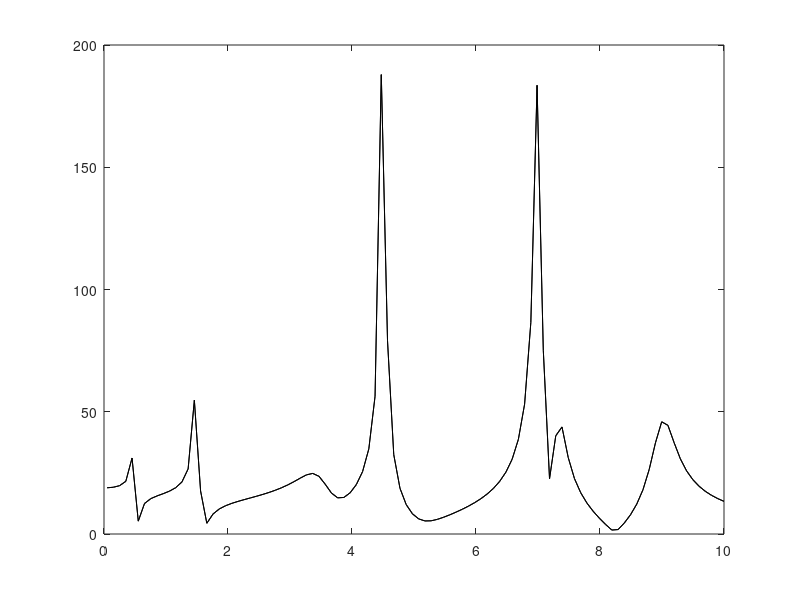

The MATLAB source for this figure: (Note: this script raises an error after producing the figure.)
%% Fitting an artificial frequency response
%  Mario Berljafa \and Stefan Guettel
%
%  February 2015
%
%  Tags: RKFIT, rational approximation

%% Introduction
% This is an example of RKFIT being used for approximating an artifically
% created frequency response function $f(z)$ and finding its poles.
% RKFIT is described in [2, 3] and this code reproduces the example
% from [2, Section 5.1].
% The rational function $f(z)$ is taken from [5, Section 4.1].

%% Problem setup
% We first define a rational functions $f(z)$ via its poles, residues, and
% the linear term. The numbers are taken from [5].

pls = [-4500,       -41000,     -100+5000i,  -100-5000i,   ...       
       -120+15000i, -120-15000i,-3000+35000i,-3000-35000i, ...
       -200+45000i, -200-45000i,-1500+45000i,-1500-45000i, ...
       -500+70000i, -500-70000i,-1000+73000i,-1000-73000i, ...
       -2000+90000i,-2000-90000i];
rsd = [-3000,       -83000,      -5+7000i,   -5-7000i,     ...
       -20+18000i,  -20-18000i,   6000+45000i,6000-45000i, ...
       40+60000i,   40-60000i,    90+10000i,  90-10000i,   ...
       50000+80000i,50000-80000i, 1000+45000i,1000-45000i, ...
       -5000+92000i,-5000-92000i];

pls = pls(:);
rsd = rsd(:);
dd  = 0.2; hh = 2e-5;

f = @(zz) arrayfun(@(z) sum(rsd./(z-pls)) + dd + z*hh,zz);

%%
% The frequency range of interest is $0$ to $100$ kHz and we can plot the
% response function easily. The plot should look exactly the same as
% [5, Figure 1], provided the number of sampling points $N$ is reduced
% to $100$ (in this case some peaks are missed in the plot).

figure(1)
N = 200;
zz = 1i*linspace(-1e5, 1e5, N).';
plot(abs(zz)/1e4, abs(f(zz)), 'k-')

%% Testing RKFIT
% We now run RKFIT from [1] to compute a rational least squares approximant to $f(z)$.
% To this end we need to "rewrite" the least squares problem in terms of
% a matrix function acting on a vector, i.e., $\| F \mathbf b - r(A)\mathbf b \|_2/\|F \mathbf b\|_2 \rightarrow \min$.
% The fitting points |zz| will be the eigenvalues of a diagonal matrix $A$,
% and $F$ will be a diagonal matrix of the fitting values. The vector $\mathbf b$ can
% be used for weighting the data points and we will set all weights equal
% to one.

A = spdiags(zz, 0, N, N);
F = spdiags(f(zz), 0, N, N);
b = ones(N, 1);

%%
% We also need to specify the initial poles of $r(z)$. By choosing $18$ initial
% poles the rational function to be computed by RKFIT would be of type
% $(18,18)$. However, the above rational function $f(z)$ is of type $(19,18)$,
% so we need to increase the numerator degree by $k=1$. This parameter $k$,
% together with the maximal number of iterations to perform,
% can be given to RKFIT in form of a |param| structure.

init = logspace(3,5,9); % initial poles
init = [init , conj(init)];
param.k = 1;
param.maxit = 10;

%%
% That's it. Now we can run RKFIT.

[xi, ratfun, misfit_rkfit] = rkfit(F, A, b, init, param);

%%
% Here is a convergence plot of RKFIT, showing the relative least squares
% approximation error after each iteration.

figure(2)
semilogy(misfit_rkfit, 'ro--')
hold on
xlabel('iteration')
title('relative 2-norm misfit')
legend('RKFIT')

%% The |rkfun| class
% The second output |ratfun| is an object of class |rkfun|. As expected
% it represents a rational function of type $(19,18)$:

disp(ratfun)

%%
% This rational function $r(z)$ can be evaluated in two ways:
% The first option is to evaluate a matrix function $r(A)\mathbf b$ by
% calling |ratfun(A,b)| with two input arguments. For example, here we are
% calculating the relative least squares fitting error, which will coincide
% (up to roundoff errors) with the misfit of the last RKFIT iterate:

format shorte
disp([norm(F*b - ratfun(A, b))/norm(F*b), misfit_rkfit(end)])

%%
% Alternatively, we can evaluate $r(z)$ pointwise by giving only one input
% argument. Let's compare $r(z)$ to $f(z)$ plotted before:

figure(1), hold on
plot(abs(zz)/1e4, abs(ratfun(zz)), 'r--')
xlabel('imag(z)/1e4')
title('abs(function value)')
legend('exact','RKFIT')

%%
% One may be interested in the poles of $r(z)$ computed by RKFIT. The poles
% of an |rkfun| can be easily retrieved using the |poles| method. Let us
% compare |poles(ratfun)| to the exact poles of the function $f(z)$.

figure(3)
plot(pls,'ko'), hold on
plot(poles(ratfun),'r*')
axis([-5e4, 1e4, -1e5, 1e5])
legend('exact poles','RKFIT poles','Location','NorthWest')

%%
% The agreement between the poles is very good.


%% Some other choices for the initial poles
% In practice one may not know the number of poles required to fit
% a function to a certain accuracy.
% Let us see what happens if we use too many, in this case $24$, initial
% poles for RKFIT.

init24 = logspace(6,9,12);
init24 = [init24 , conj(init24)];

% Rerun RKFIT and plot convergence.
[xi, ratfun, misfit_rkfit24] = rkfit(F, A, b, init24, param);
figure(2), semilogy(misfit_rkfit24, 'rs--')
legend('RKFIT, 18 init poles' , 'RKFIT, 24 init poles');

%%
% We may also initialize RKFIT with
% $18$ infinite initial poles, which is a convenient choice if no
% a priori information about the location of the poles is available.

initinf = repmat(inf, 1, 18);

% Rerun RKFIT and plot convergence.
[xi, ratfun, misfit_rkfitinf] = rkfit(F, A, b, initinf, param);
semilogy(misfit_rkfitinf, 'r*--')
xlabel('iteration')
title('relative 2-norm error')
legend('RKFIT, 18 init poles' , ...
       'RKFIT, 24 init poles',...
       'RKFIT, 18 infinite init poles');
axis([1, 10, 1e-15, 1e2])

%%
% For all three choices of initial poles we find that RKFIT converges
% within $1$ or $2$ iterations. In fact, Corollary 3.2 in [3] asserts that
% RFKIT converges in a single iterations if $F$ is a rational function.
% It is due to the presence of rounding errors that the convergence is
% delayed slightly.

%% Comparison with vector fitting
% We now compare RKFIT with the vector fitting code described in
% [4, 5].
%
% RKT_BIGBREAK
% 
% The following code makes sure the |vectfit3| implementation of
% VFIT is on MATLAB's search path, and if it is, defines some
% options.

if exist('vectfit3') ~= 2
  warning('Vector fitting VFIT3 not found in the Matlab path.');
  warning('VFIT can be downloaded from:')
  warning('http://www.sintef.no/Projectweb/VECTFIT/Downloads/VFUT3/')
  warning('Skipping comparison with VFIT3.');
  return
end

xi_vfit = init;    % 18 Initial poles from above
opts.relax  = 1;   % Relaxed non-triviality constraint.
opts.stable = 0;   % Do not enforce stable poles.
opts.asymp  = 3;   % Options are 1, 2, or 3.
opts.skip_pole = 0;
opts.skip_res  = 0;
opts.spy1 = 0;    opts.spy2 = 0;
opts.logx = 0;    opts.logy = 0;
opts.errplot = 0; opts.phaseplot = 0;

%%
% We now run $10$ iteration for the $18$ and $24$ finite poles used
% before. The VFIT implementation does not allow for infinite
% poles, as those would lead to Vandermonde matrices.

% Use the 18 finite poles as initial guess for VFIT.
for iter = 1:10
  [SER, xi_vfit, rmserr, fit] = ...
      vectfit3(f(zz.'), zz.', xi_vfit, ones(1, N), opts);
  misfit_vfit(iter) = norm(f(zz.') - fit)/norm(F*b);
end

ffit = @(zz) arrayfun(@(z) sum((SER.C).'./(z-diag(SER.A))) ...
                      + SER.D + z*SER.E,zz);
figure(1)
plot(abs(zz)/1e4, abs(ffit(zz)),'b:')
xlabel('imag(z)/1e4')
title('abs(function value)')
legend('exact', 'RKFIT', 'VFIT', 'Location', 'NorthWest')
figure(2), hold on
semilogy(misfit_vfit, 'bo:')
legend('RKFIT', 'VFIT')
figure(3)
plot(xi_vfit,'bx')
legend('exact poles', 'RKFIT poles', 'VFIT poles', ...
       'Location', 'NorthWest');

% Use the 24 poles as initial guess for VFIT.
xi_vfit = init24;
for iter = 1:10
  [SER, xi_vfit, rmserr, fit] = ...
      vectfit3(f(zz.'), zz.', xi_vfit, ones(1,N), opts);
  misfit_vfit24(iter) = norm(f(zz.') - fit)/norm(F*b);
end

% And plot the errors.
figure(2)
semilogy(misfit_vfit24,'bs:')
legend('RKFIT, 18 init poles', ...
       'RKFIT, 24 init poles', ...
       'RKFIT, 18 infinite init poles', ...
       'VFIT, 18 init poles', ...
       'VFIT, 24 init poles');

%%
% *Note:* _The above warnings outputted by VFIT are due to ill-conditioned 
% linear algebra problems being solved, a problem that is circumvented with 
% RKFIT by the use of discrete-orthogonal rational basis
% functions._
%
% RKT_BIGBREAK
% 
% This is the end of this example. The following creates a thumbnail.

figure(1), plot(NaN)

%% References
%
% [1] M. Berljafa and S. Guettel. _A Rational Krylov Toolbox for
%     MATLAB,_ MIMS EPrint 2014.56 (<http://eprints.ma.man.ac.uk/2390/>),
%     Manchester Institute for Mathematical Sciences,
%     The University of Manchester, UK, 2014.
%
% RKT_BIGBREAK
% 
% [2] M. Berljafa and S. Guettel. _Generalized rational Krylov
%     decompositions with an application to rational
%     approximation,_ SIAM J. Matrix Anal. Appl., 36(2):894--916,
%     2015.
%
% RKT_BIGBREAK
% 
% [3] M. Berljafa and S. Guettel.
%     _The RKFIT algorithm for nonlinear rational approximation_,
%     MIMS EPrint 2015.38 (<http://eprints.ma.man.ac.uk/2309/>),
%     Manchester Institute for Mathematical Sciences,
%     The University of Manchester, UK, 2015.
%
% RKT_BIGBREAK
% 
% [4] B. Gustavsen. _Improving the pole relocating properties of
%     vector fitting,_ IEEE Trans. Power Del., 21(3):1587--1592,
%     2006.
%
% RKT_BIGBREAK
% 
% [5] B. Gustavsen and A. Semlyen. _Rational approximation of
%     frequency domain responses by vector fitting,_ IEEE
%     Trans. Power Del., 14(3):1052--1061, 1999.
